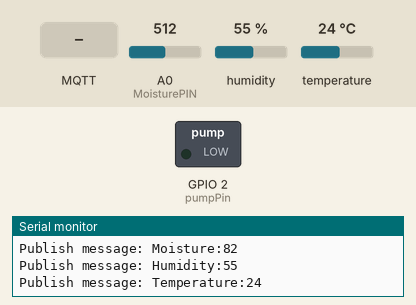
This sketch was run on a simulated ESP8266 (NodeMCU). Shown: switched loads named in the sketch (green lamp = pin HIGH), the last lines printed to the serial monitor. Inputs (shaded band) come from the test bench; at power-on: humidity 55 %, A0 (MoisturePIN) = 512, temperature 24 °C. WiFi joins after 1.5 s; servers stay silent unless stated; no MQTT or app messages arrive unless stated.

Above: at 2.7 s.
2.8 s: humidity set to 51 %
7.2 s: humidity set to 48 %
At 9.1 s:
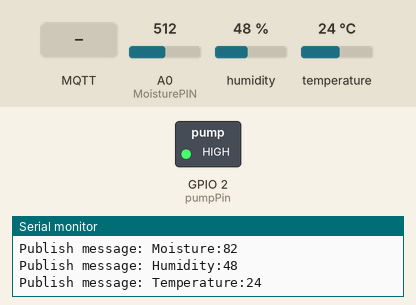
11.0 s: MQTT message "0" arrives on the first subscribed topic
At 11.8 s:
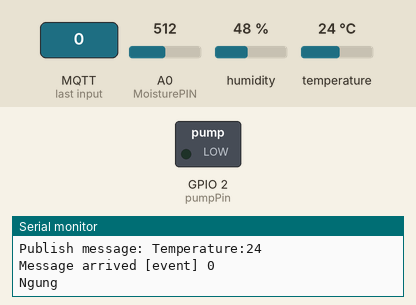
12.5 s: humidity set to 68 %
At 15.0 s:
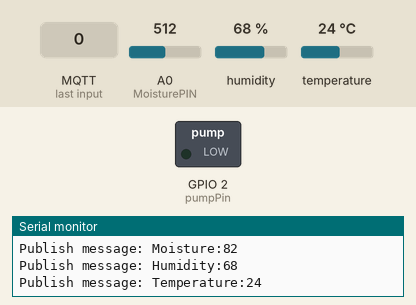
15.5 s: humidity set to 22 %
At 19.1 s:
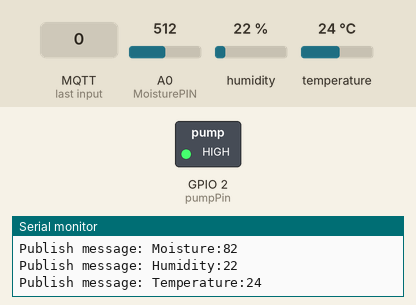
Timing chart, 0 to 20.5 s (numbered marks = the images above; inputs shaded):
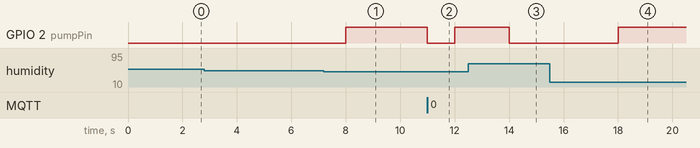

The sketch:

sketch_htn.ino
```cpp
//----Trường Đại học Công nghệ Thông tin-------
//----Khoa Mạng máy tính và truyền thông-------
//----Môn học: Hệ thống nhúng mạng không dây---
//---------------NT131.M21---------------------
//----------------Nhóm 10----------------------

//---------Thư viện---------
#include <DHT.h>
#include <ESP8266WiFi.h>
#include <PubSubClient.h>
#include <stdio.h>

//--------Khai báo chân---------
#define DHTPIN 12 // D6
#define DHTTYPE DHT11
#define MoisturePIN A0
#define pumpPin 2 //D4

//-----------Wifi-------
const char* ssid = "Phuong Anh";//"Phuong Anh";
const char* password = "phuonganh2001";// "phuonganh2001";

//----------MQTT--------
const char* mqtt_server = "192.168.2.15";
const uint16_t mqtt_port = 1883;

//------------Khai báo biến------
WiFiClient espClient;
PubSubClient client(espClient);
DHT dht(DHTPIN, DHTTYPE);

long lastMsg,lastRead,lastProcess,lastWater = 0;
char msgMoisture[50];
char msgHumidity[50];
char msgTemperature[50];
int value = 0;
int mt = 0;
float t;
float h;

//--------Threshold------------
int moisThreshold = 50;
float humidThreshold = 50;
float minTempThreshold = 20;
float maxTempThreshold = 25;

//---------Setup------------
void setup() {
  dht.begin();  // Khởi động DHT11 Sensor
  pinMode(MoisturePIN, INPUT); // Khởi động cảm biến độ ẩm đất
  Serial.begin(115200); // Mở Serial
  setup_wifi(); //khởi động kết nối wifi
  client.setServer(mqtt_server, mqtt_port); // đặt server mqtt broker
  client.setCallback(callback); // đặt callback mqtt broker
  pinMode(pumpPin, OUTPUT); // Khởi động chân tín hiệu điều khiển động cơ
}

void loop() {
  autoProcess();
  if (!client.connected()) {
    reconnect();
  }
  client.loop();

 // Thực hiện 2s gửi dữ liệu lên broker 1 lần
  long now = millis();
  if (now - lastMsg > 2000) {
    lastMsg = now;
    publishData();
    client.subscribe("button");
    client.subscribe("event");
  }
}

//------------Gửi dữ liệu lên broker----------
void publishData(){
    snprintf (msgMoisture, 75, "Moisture:%ld", mt);
    Serial.print("Publish message: ");
    Serial.println(msgMoisture);
    client.publish("event", msgMoisture);

    snprintf (msgHumidity, 75, "Humidity:%ld", (int) h);
    Serial.print("Publish message: ");
    Serial.println(msgHumidity);
    client.publish("event", msgHumidity);

    snprintf (msgTemperature, 75, "Temperature:%ld", (int) t);
    Serial.print("Publish message: ");
    Serial.println(msgTemperature);
    client.publish("event", msgTemperature);
}

//------------Processing---------------
void autoProcess(){
  readSensor();
  long procestTime = millis();
  if (procestTime - lastProcess > 2000)
  {
    if (mt < moisThreshold || h < humidThreshold) {
      Serial.println("Tuoi cay");
      tuoi();   // tuoi cay
    }
    else {
      Serial.println("Ngung tuoi");
      digitalWrite(pumpPin, LOW);   // ngung tuoi
    }
    lastProcess = procestTime;
  }
}

// -----------Read Sensors-------------
int readMoisture(){
  int moisture = analogRead(MoisturePIN);
  float m = (moisture * 165) / 1023;
  if (m > 100)
      m = 100;
  return m;
}

float readTemperatureDHT(){
  float temp = dht.readTemperature();
    if (isnan(temp)) {
    Serial.println(F("Đọc nhiệt độ thất bại!"));
    }
  return temp;
}

float readHumidityDHT(){
  float humid = dht.readHumidity();
    if (isnan(humid)) {
    Serial.println(F("Đọc độ ẩm thất bại!"));
    }
  return humid;
}

void readSensor(){
  long sNow = millis();
  if (sNow - lastRead > 1000) // read sensors per second
  {
    lastRead = sNow;
    mt = readMoisture();
    t = readTemperatureDHT();
    h = readHumidityDHT();
  }
}

//----------------CALLBACK-------------------
void callback(char* topic, byte* payload, unsigned int length) {
  Serial.print("Message arrived [");
  Serial.print(topic);
  Serial.print("] ");
  for (int i = 0; i < length; i++) {
    Serial.print((char)payload[i]);
  }
  Serial.println();

  if ((char)payload[0] == '1') {
    Serial.println("Tuoi");
    tuoi();
  }
  if ((char)payload[0] == '0') {
    Serial.println("Ngung");
    digitalWrite(pumpPin, LOW);
  }

  // Set Threshold khi chọn Đậu cô-ve
  if ((char)payload[0] == '3') {
    Serial.println("DAU COVE");
    moisThreshold = 70;
    humidThreshold = 65;
    minTempThreshold = 20;
    maxTempThreshold = 25;
  }

  // Set Threshold khi chọn Ớt
  if ((char)payload[0] == '4') {
    Serial.println("OT");
    moisThreshold = 70;
    humidThreshold = 70;
    minTempThreshold = 25;
    maxTempThreshold = 28;
  }
  // Set Threshold khi chọn Dâu tây
  if ((char)payload[0] == '5') {
    Serial.println("DAU TAY");
    moisThreshold = 70;
    humidThreshold = 84;
    minTempThreshold = 15;
    maxTempThreshold = 24;
  }

}

//--------------Tưới cây-----------
void tuoi()
{
  long thisTime = millis();
  if (lastWater - thisTime < 2000)
      digitalWrite(pumpPin, HIGH);
  thisTime = lastWater = 0;
}

//------------Kết nối lại khi bị mất kết nối-------------
void reconnect() {
  // Đợi tới khi kết nối
  while (!client.connected()) {
    Serial.print("Attempting MQTT connection...");

    if (client.connect("ESP8266Client")) {
      Serial.println("connected");
      // Khi kết nối thành công sẽ gửi chuỗi hello lên topic event
      client.publish("event", "Hello");
      // ... sau đó sub lại thông tin
      client.subscribe("event");
    } else {
      Serial.print("failed, rc=");
      Serial.print(client.state());
      Serial.println(" try again in 5 seconds");
      delay(5000);
    }
  }
}

//----------------WIFI SETUP----------------
void setup_wifi() {
  delay(10);
  // Wifi connecting
  Serial.println();
  Serial.print("Connecting to ");
  Serial.println(ssid);
  WiFi.begin(ssid, password);

  while (WiFi.status() != WL_CONNECTED) {
    delay(500);
    Serial.print(".");
  }
  Serial.println("");
  Serial.println("WiFi connected");
  Serial.println("IP address: ");
  Serial.println(WiFi.localIP());
}
```

Measured:
- the behaviour switches between 50 and 49 % on humidity (found by bisection; images 0 and 1)
- after the input at 7.2 s, GPIO 2 (pumpPin): LOW → HIGH after 0.80 s
- after the input at 11.0 s, GPIO 2 (pumpPin): HIGH → LOW at once, → HIGH 1.0 s later
- after the input at 12.5 s, GPIO 2 (pumpPin): HIGH → LOW after 1.5 s
- after the input at 15.5 s, GPIO 2 (pumpPin): LOW → HIGH after 2.5 s
